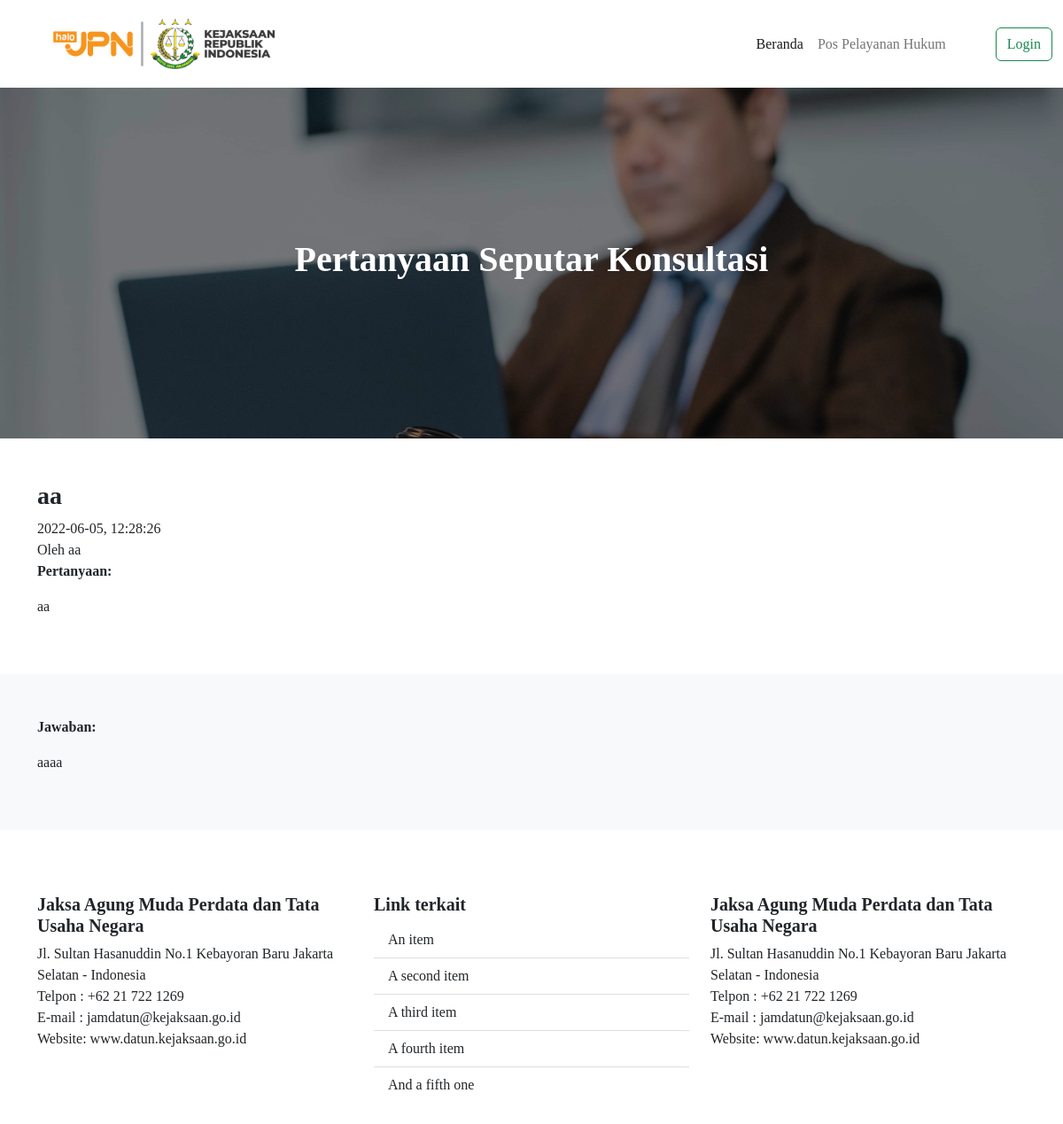
/Page/detailkonsul/15, run on the app's committed database.
### tables this page shows
CREATE TABLE `jawab_konsultasi` (
  `id_jawab_konsultasi` int(11) NOT NULL,
  `id_user` int(11) NOT NULL,
  `id_konsultasi` int(11) NOT NULL,
  `isi_jawab` text NOT NULL,
  `show_jawab` int(2) NOT NULL,
  `tgl_jawab` varchar(100) NOT NULL,
  `jam_jawab` time NOT NULL
);

CREATE TABLE `konsultasi` (
  `id_konsultasi` int(11) NOT NULL,
  `nama` varchar(100) NOT NULL,
  `no_ktp` varchar(100) NOT NULL,
  `alamat` text NOT NULL,
  `email` varchar(100) NOT NULL,
  `no_hp` varchar(100) NOT NULL,
  `status_konsultasi` int(2) NOT NULL,
  `upload_ktp` varchar(100) NOT NULL,
  `id_kategori` int(11) NOT NULL,
  `judul` varchar(100) NOT NULL,
  `deskripsi_masalah` text NOT NULL,
  `privasi` int(2) NOT NULL,
  `tgl_isi` varchar(100) NOT NULL,
  `time_isi` time NOT NULL
);

### application/controllers/Page.php (called while the page is built, shortened)
<?php
class Page extends CI_Controller
{
    public function __construct()
    {
        $this->load->model('Page_model');
        $this->load->library('form_validation');
    }
    public function detailkonsul($id_konsultasi)
    {
        $data = [
            'a' => $this->Page_model->getIdkonsul($id_konsultasi)->row_array(),
            'title' => 'Halaman Detail Konsultasi'
        ];
        $this->load->view('page/template/header', $data);
        $this->load->view('page/detailkonsultasi', $data);
        $this->load->view('page/template/footer');
    }
}

### index.php (called while the page is built, shortened)
<?php
require_once BASEPATH.'core/CodeIgniter.php';

### application/models/Page_model.php (called while the page is built, shortened)
<?php if (!defined('BASEPATH')) exit('No direct script access allowed');
class Page_model extends CI_Model
{
    public function getIdkonsul($id_konsultasi)
    {
        $this->db->select('*');
        $this->db->from('jawab_konsultasi');
        $this->db->join('konsultasi', 'jawab_konsultasi.id_konsultasi = konsultasi.id_konsultasi');
        $this->db->where('jawab_konsultasi.id_konsultasi', $id_konsultasi);
        $query = $this->db->get();
        return $query;
    }
}

### application/views/page/detailkonsultasi.php (the view)
<div class="container-fluid p-5" style="background-image: url('<?= base_url('assets/img/b.jpg') ?>'), linear-gradient(rgba(0,0,0,0.5),rgba(0,0,0,0.5)) ; background-blend-mode: overlay; background-size: cover;">
    <div class="row align-items-center" style="height: 300px;">
        <div class="col">
            <h1 class="text-center text-white fw-bold">Pertanyaan Seputar Konsultasi</h1>
        </div>
    </div>
</div>
<div class="container">
    <div class="row py-5">
        <div class="col">
            <h3 class="fw-bold"><?= $a['judul'] ?></h3>
            <?= $a['tgl_isi'] ?>, <?= $a['time_isi'] ?><br>
            Oleh <?= $a['nama'] ?><br>
            <b>Pertanyaan:</b>
            <p><?= $a['deskripsi_masalah'] ?></p>
        </div>
    </div>
</div>
<div class="jumbroton bg-light">
    <div class="container">
        <div class="row py-5">
            <div class="col">
                <b>Jawaban:</b><br>
                <p><?= $a['isi_jawab'] ?></p>
            </div>
        </div>
    </div>
</div>

### assets/style.css (style rules this page uses)
* { font-family: "poppins"; }
h3 { font-family: "poppins"; font-weight: 1000; }
body { color: rgb(36, 36, 36); }

### data on the page
jawab_konsultasi: id_konsultasi.judul "aa", id_konsultasi.tgl_isi "2022-06-05", id_konsultasi.time_isi "12:28:26", id_konsultasi.nama "aa", id_konsultasi.deskripsi_masalah "aa", isi_jawab "aaaa"
